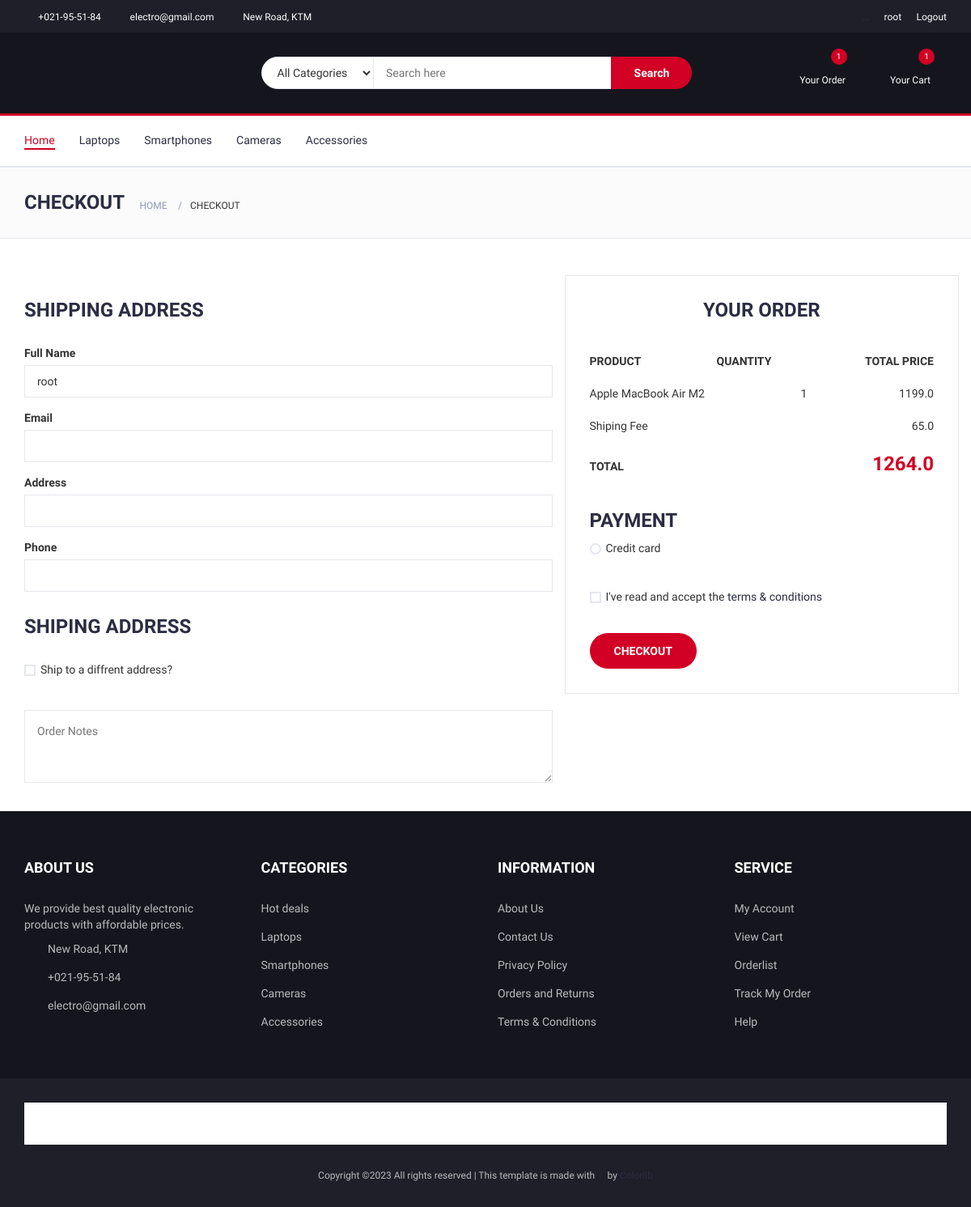
Before: /checkout/ (signed in) with the older database file.
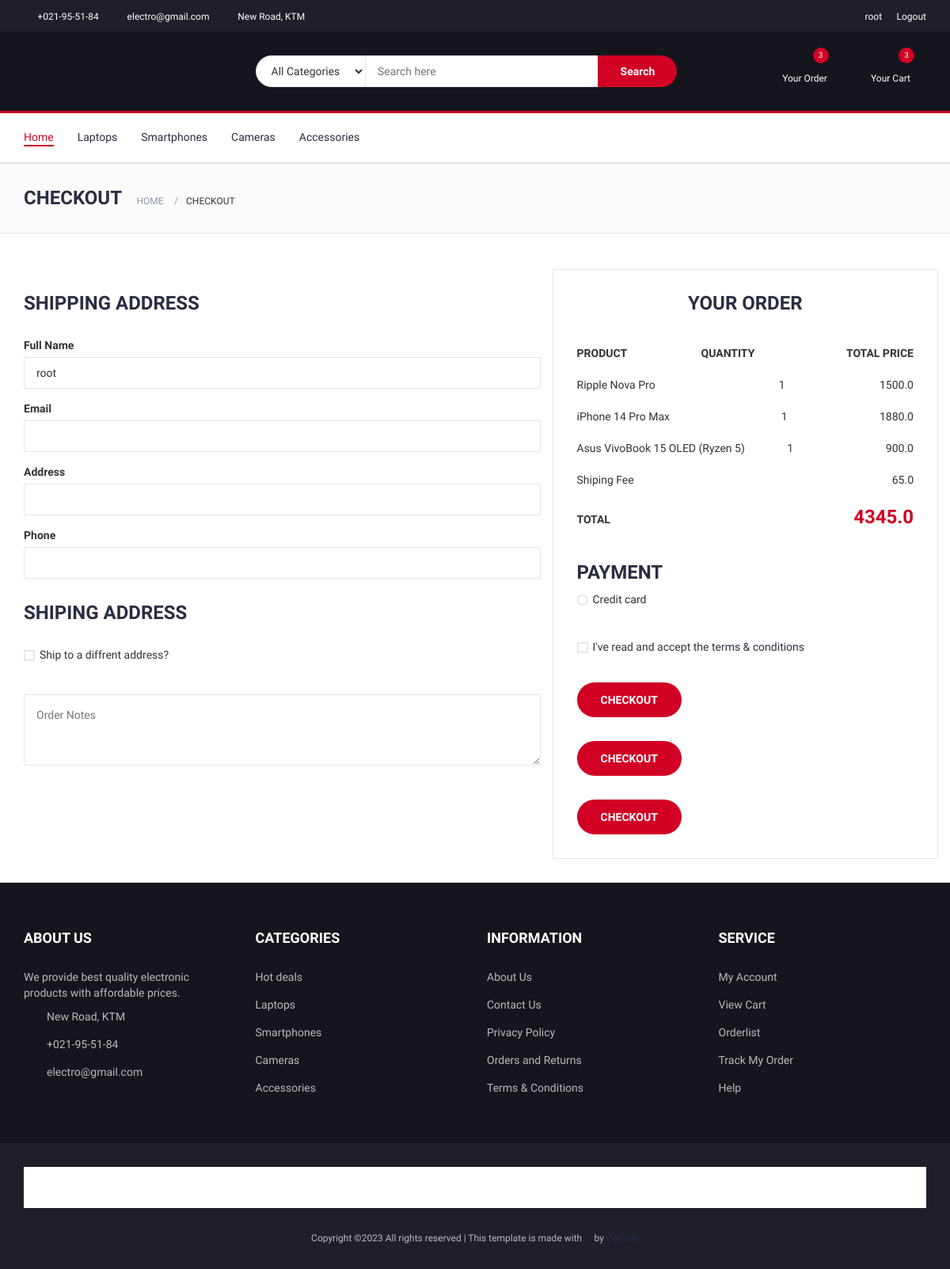
After: the same page with the newer database file.
### electro/models.py (models this page shows, shortened)
class Category(models.Model):
    name = models.CharField(max_length=200)
    cat_slug = models.SlugField(max_length=200, unique=True, null=True, blank=True)
    class Meta:
        verbose_name_plural = "Categories"

class Order(models.Model):
    np = models.ForeignKey(Products, on_delete=models.CASCADE)
    customer = models.ForeignKey(User, on_delete=models.SET_NULL, null=True, blank=True)
    qty = models.IntegerField(default=1)
    order_date = models.DateTimeField(auto_now_add=True)

class Products(models.Model):
    item_category_field = (
        ('ts', 'topselling'),
        ('np', 'newproducts'),
        ("tp", 'trendingproduct'),
    )
    status_field = (
        ('NEW', 'NEW'),
    )
    category = models.ForeignKey(Category, on_delete=models.CASCADE)
    item_type = models.CharField(choices=item_category_field, max_length=2, null=True)
    title = models.CharField(max_length=200)
    slug = models.SlugField(max_length=200, unique=True, null=True, blank=True)
    price = models.FloatField()
    old_price = models.FloatField(null=True)
    image = models.ImageField(upload_to="img/", null=True, blank=True)
    description = RichTextField(blank=True, null=True)
    discount_percent = models.CharField(max_length=50, null=True, blank=True)
    status = models.CharField(choices=status_field, max_length=50, null=True, blank=True)
    class Meta:
        verbose_name_plural = "Products"

### electro/views.py (the view)
# urls.py: path("checkout/", views.checkout, name="checkout"),
def checkout(request):
    address = User.objects.all()
    order_items = Order.objects.all()
    shipping_amount = 65
    totalamount = sum(item.qty * item.np.price for item in order_items) + shipping_amount
    return render(request, "electro/checkout.html", {'address':address, 'order_items':order_items, 'totalamount': totalamount})

### electro/views.py (called while the page is built)
def data_pass(request):
    total_qty1 = Order.objects.aggregate(total_qty=Sum('qty'))['total_qty']
    total_qty = Cart.objects.aggregate(total_qty=Sum('qty'))['total_qty']
    data = {
        "categories": Category.objects.all(),
        "products": Products.objects.all(),
        "newproducts": Products.objects.filter(item_type='np'),
        "topselling": Products.objects.filter(item_type='ts'),
        "trendingproduct": Products.objects.filter(item_type='tp'),
        "cart_details": Cart.objects.all(),
        'total_qty1': total_qty1,
        'total_qty': total_qty,
    }
    return data

### templates/electro/checkout.html (shortened to what the changed rows need)
{% extends "electro/base.html" %}
{% block content %}
<div class="section">
    <div class="container">
        <div class="row">
            <div class="col-md-7">
                {% if user.is_authenticated %}
                <div class="billing-details">
                    <form action="">
                        {% for add in address %}
                        <div class="form-group">
                            <label for="name">Full Name</label>
                            <input class="input" type="text" name="name" placeholder="full name" value="{{ add.username }}" />
                        </div>
                        <div class="form-group">
                            <label for="email">Email</label>
                            <input class="input" type="email" name="email" value="{{ add.email }}" />
                        </div>
                        <div class="form-group">
                            <label for="address">Address</label>
                            <input class="input" type="text" name="address" value="{{ add.address }}" />
                        </div>
                        <div class="form-group">
                            <label for="phone">Phone</label>
                            <input class="input" type="int" name="phone" value="{{ add.phone }}" />
                        </div>
                        {% endfor %}
                    </form>
                </div>
                {% endif %}
            </div>
            {% if user.is_authenticated %}
            <div class="col-md-5 order-details">
                <div class="section-title text-center">
                    <h3 class="title">Your Order</h3>
                </div>
                <div class="order-summary">
                    <div class="order-col">
                        <div>
                            <strong>PRODUCT</strong>
                        </div>
                        <div>
                            <strong style="margin-left:70px;">QUANTITY</strong>
                        </div>
                        <div>
                            <strong style="margin-left:5px;">TOTAL PRICE</strong>
                        </div>
                    </div>
                    <div class="order-products">
                        {% for item in order_items %}
                        <div class="order-col">
                            <div>{{ item.np.title }}</div>
                            <div>{{ item.qty }}</div>
                            <div>{{ item.np.price }}</div>
                        </div>
                        {% endfor %}
                    </div>
                    <div class="order-col">
                        <div>Shiping Fee</div>
                        <div>65.0</div>
                    </div>
                    <div class="order-col">
                        <div>
                            <strong>TOTAL</strong>
                        </div>
                        <div>
                            <strong class="order-total">{{ totalamount }}</strong>
                        </div>
                    </div>
                </div>
                <div class="payment-method">
                    <h3>PAYMENT</h3>
                    <div class="input-radio">
                        <label for="payment-1">
                            <span></span>
                            Credit card
                        </label>
                    </div>
                </div>
                <div class="input-checkbox">
                    <label for="terms">
                        <span></span>
                        I've read and accept the <a href="#">terms & conditions</a>
                    </label>
                </div>
                {% for item in order_items %}
                <form action="{% url 'create-checkout-session' item.id %}" method="POST">
                    <button type="submit" class="primary-btn order-submit" id="checkout-button">Checkout</button>
                </form>
                {% endfor %}
            </div>
            {% endif %}
        </div>
    </div>
</div>
{% endblock content %}

### templates/electro/header/header.html (shortened to what this page needs)
{% load static %}
<header>
  <div id="top-header">
    <div class="container">
      <ul class="header-links pull-left">
        <li>
          <a href="tel:021955184"><i class="fa fa-phone"></i> +021-95-51-84</a>
        </li>
        <li>
          <a href="https://www.gmail.com"><i class="fa fa-envelope-o"></i> electro@gmail.com</a>
        </li>
        <li>
          <a href="https://www.google.com/maps/place/%E0%A4%A8%E0%A4%AF%E0%A4%BE%E0%A4%81+%E0%A4%B8%E0%A4%A1%E0%A4%95,+Kathmandu+44600/@27.7033496,85.3115685,17z/data=!3m1!4b1!4m5!3m4!1s0x39eb18550c29af13:0x8efc346d0fd5e569!8m2!3d27.7033496!4d85.3115685"><i class="fa fa-map-marker"></i> New Road, KTM</a>
        </li>
      </ul>
      <ul class="header-links pull-right">
        <ul class="sidebar-nav">
          {% if user.is_authenticated %}
          <li>
            <a href=""><i class="fa fa-user-o"></i>{{ user.get_username }}</a>
          </li>
          <li>
            <a href="{% url 'logout' %}?next={{ request.path }}">Logout</a>
          </li>
          {% else %}
          <li>
            <a href="{% url 'register' %}"><i class="fa fa-user"></i>Register</a>
          </li>
          <li><a href="{% url 'login' %}?next={{ request.path }}">Login</a></li>
          {% endif %}
        </ul>
      </ul>
    </div>
  </div>
  <div id="header">
    <div class="container">
      <div class="row">
        <div class="col-md-3">
        </div>
        <div class="col-md-6">
          <div class="header-search">
            <form>
              <select class="input-select">
                <option value="0">
                  All Categories
                </option>
              </select>
              <input class="input" placeholder="Search here" />
              <button class="search-btn">Search</button>
            </form>
          </div>
        </div>
        {% if user.is_authenticated %}
        <div class="col-md-3 clearfix">
          <div class="header-ctn">
            <div>
              <a href="{% url 'order' %}">
                <i class="fa fa-heart-o"></i>
                <span>Your Order</span>
                <div class="qty">{{ total_qty1 }}</div>
              </a>
            </div>
            <div>
              <a href="{% url 'cart' %}">
                <i class="fa fa-shopping-cart"></i>
                <span>Your Cart</span>
                <div id="cart-qty" class="qty">
                  {{ total_qty }}
                </div>
              </a>
            </div>
          </div>
        </div>
        {% endif %}
      </div>
    </div>
  </div>
</header>

### templates/electro/nav/nav.html
<nav id="navigation">
  <div class="container">
    <div id="responsive-nav">
      <ul class="main-nav nav navbar-nav">
        <li class="active">
          <a href="{% url 'index' %}">Home</a>
        </li>
        {% for cat in categories %}
        <li>
          <a href="{% url 'category' cat.cat_slug %}">{{ cat.name }}</a>
        </li>
        {% endfor %}
      </ul>
    </div>
  </div>
</nav>

### templates/electro/footer/footer.html (shortened to what this page needs)
<footer id="footer">
  <div class="section">
    <div class="container">
      <div class="row">
        <div class="col-md-3 col-xs-6">
          <div class="footer">
            <h3 class="footer-title">About Us</h3>
            <p>We provide best quality electronic products with affordable prices.</p>
            <ul class="footer-links">
              <li>
                <a href="https://www.google.com/maps/place/%E0%A4%A8%E0%A4%AF%E0%A4%BE%E0%A4%81+%E0%A4%B8%E0%A4%A1%E0%A4%95,+Kathmandu+44600/@27.7033496,85.3115685,17z/data=!3m1!4b1!4m5!3m4!1s0x39eb18550c29af13:0x8efc346d0fd5e569!8m2!3d27.7033496!4d85.3115685"><i class="fa fa-map-marker"></i>New Road, KTM</a>
              </li>
              <li>
                <a href="tel:021955184"><i class="fa fa-phone"></i>+021-95-51-84</a>
              </li>
              <li>
                <a href="https://www.gmail.com"><i class="fa fa-envelope-o"></i>electro@gmail.com</a>
              </li>
            </ul>
          </div>
        </div>
        <div class="col-md-3 col-xs-6">
          <div class="footer">
            <h3 class="footer-title">Categories</h3>
            <ul class="footer-links">
              <li>
                <a href="{% url 'shop' %}">Hot deals</a>
              </li>
              {% for cat in categories %}
              <li>
                <a href="{% url 'category' cat.cat_slug %}">{{ cat.name }}</a>
              </li>
              {% endfor %}
            </ul>
          </div>
        </div>
        <div class="col-md-3 col-xs-6">
          <div class="footer">
            <h3 class="footer-title">Information</h3>
            <ul class="footer-links">
              <li>
                <a href="{% url 'about' %}">About Us</a>
              </li>
              <li>
                <a href="{% url 'contact' %}">Contact Us</a>
              </li>
              <li>
                <a href="#">Privacy Policy</a>
              </li>
              <li>
                <a href="#">Orders and Returns</a>
              </li>
              <li>
                <a href="#">Terms & Conditions</a>
              </li>
            </ul>
          </div>
        </div>
        <div class="col-md-3 col-xs-6">
          <div class="footer">
            <h3 class="footer-title">Service</h3>
            <ul class="footer-links">
              <li>
                <a href="#">My Account</a>
              </li>
              <li>
                <a href="{% url 'cart' %}">View Cart</a>
              </li>
              <li>
                <a href="{% url 'order' %}">Orderlist</a>
              </li>
              <li>
                <a href="#">Track My Order</a>
              </li>
              <li>
                <a href="#">Help</a>
              </li>
            </ul>
          </div>
        </div>
      </div>
    </div>
  </div>
  <div id="bottom-footer" class="section">
    <div class="container">
      <div class="row">
        <div class="col-md-12 text-center">
          <ul class="footer-payments" style="background-color:white;">
            <li>
              <a href="#"><i class="fa fa-cc-visa"></i></a>
            </li>
            <li>
              <a href="#"><i class="fa fa-credit-card"></i></a>
            </li>
            <li>
              <a href="#"><i class="fa fa-cc-paypal"></i></a>
            </li>
            <li>
              <a href="#"><i class="fa fa-cc-mastercard"></i></a>
            </li>
            <li>
              <a href="#"><i class="fa fa-cc-discover"></i></a>
            </li>
            <li>
              <a href="#"><i class="fa fa-cc-amex"></i></a>
            </li>
          </ul>
          <span class="copyright">
            Copyright &copy;
            All rights reserved | This template is made with <i class="fa fa-heart-o" aria-hidden="true"></i> by <a href="https://colorlib.com" target="_blank">Colorlib</a>
          </span>
        </div>
      </div>
    </div>
  </div>
</footer>

Changed rows visible on the page:
removed Order: np "Apple MacBook Air M2", qty "1", np.price "1199.0"
added Order: np "Ripple Nova Pro", qty "1", np.price "1500.0"
added Order: np "iPhone 14 Pro Max", qty "1", np.price "1880.0"
added Order: np "Asus VivoBook 15 OLED (Ryzen 5)", qty "1", np.price "900.0"
Other visible differences:
{{ total_qty1 }}: "1" → "3"
{{ total_qty }}: "1" → "3"
{{ totalamount }}: "1264.0" → "4345.0"
